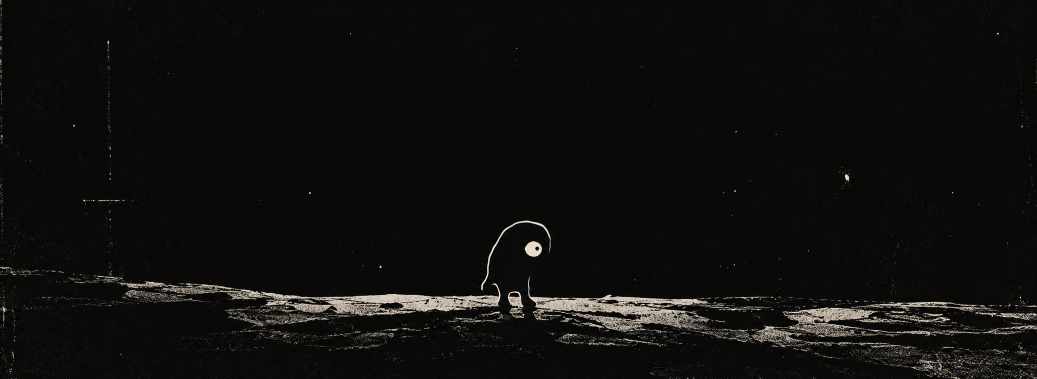
#> input picture plates/000_specimen.png, 2073 x 758 px (shown at 1/2 size)
$ python render_plates.py
#> lines starting #> are read from the running program, lines starting #| are printed output that depends on the picture
"""
render_plates.py

Generates every image in /plates from two inputs:
  - plates/000_specimen.png          (the canonical photograph)
  - ledger/simulated/*.jsonl|json     (the demo record)

Nothing here is generative AI. It is PIL, a fixed random seed,
and a two-ink palette. Re-run after the ledger changes:

    python tools/render_plates.py
"""
from __future__ import annotations

import json
import zlib
import math
import random
from pathlib import Path

from PIL import Image, ImageDraw, ImageFont

ROOT = Path(__file__).resolve().parents[1]
PLATES = ROOT / "plates"
FONTS = PLATES / "src" / "fonts"
LEDGER = ROOT / "ledger" / "simulated"

INK = (11, 10, 9)          # sampled from the photograph's sky
BONE = (226, 216, 198)     # sampled from the eye
LEVELS = 32                # two inks, thirty-two shades between them


# ─────────────────────────────────────────────────────────────── utilities

def tone(k: float) -> tuple[int, int, int]:
    """0.0 = INK, 1.0 = BONE."""
    k = max(0.0, min(1.0, k))
    return tuple(int(INK[i] + (BONE[i] - INK[i]) * k) for i in range(3))


def font(size: int, bold: bool = False) -> ImageFont.FreeTypeFont:
    name = "lmmonolt10-bold.otf" if bold else "lmmono10-regular.otf"
    return ImageFont.truetype(str(FONTS / name), size)


def _palette() -> Image.Image:
    p = Image.new("P", (1, 1))
    flat = []
    for i in range(LEVELS):
        flat.extend(tone(i / (LEVELS - 1)))
    flat.extend([0, 0, 0] * (256 - LEVELS))
    p.putpalette(flat)
    return p


PAL = _palette()


def save_gif(frames: list[Image.Image], durations, path: Path) -> None:
    if isinstance(durations, int):
        durations = [durations] * len(frames)
    q = [f.convert("RGB").quantize(palette=PAL, dither=Image.Dither.NONE) for f in frames]
    q[0].save(path, save_all=True, append_images=q[1:], duration=durations,
              loop=0, optimize=False, disposal=1)
    print(f"  {path.name:<28} {len(frames):>3} frames  {path.stat().st_size/1024:>7.0f} KB")


BLOCKS = {"█": 0.92, "▓": 0.62, "▒": 0.4, "░": 0.2}  # the typeface has none; we cut them by hand


def ink_text(d: ImageDraw.ImageDraw, xy, s: str, f, k: float = 0.9, seed: int = 0,
             spacing: float | None = None) -> int:
    """Typewriter text. Each glyph sits slightly off its baseline and carries
    slightly different ink, deterministically, so it does not shimmer."""
    x, y = xy
    adv = spacing if spacing is not None else f.getlength("M")
    for i, ch in enumerate(s):
        r = random.Random(zlib.crc32(repr((seed, i, ch, int(x), int(y))).encode()))
        dy = r.choice((0, 0, 0, 1, -1))
        kk = k * r.uniform(0.82, 1.0)
        if ch in BLOCKS:
            _, t, _, b = f.getbbox("M")
            d.rectangle((x, y + t - 2, x + adv - (0 if ch == "█" else 3), y + b + 2), fill=tone(kk * BLOCKS[ch]))
        elif ch != " ":
            d.text((x, y + dy), ch, font=f, fill=tone(kk))
        x += adv
    return int(x)


def dust(img: Image.Image, rng: random.Random, n: int = 120, scratch: float = 0.0,
         region=None) -> None:
    """Analog contamination: specks, the odd hair, the odd vertical scratch."""
    d = ImageDraw.Draw(img)
    w, h = img.size
    x0, y0, x1, y1 = region or (0, 0, w, h)
    for _ in range(n):
        x, y = rng.randrange(x0, x1), rng.randrange(y0, y1)
        k = rng.random() ** 2 * 0.7
        if rng.random() < 0.85:
            d.point((x, y), fill=tone(k))
        else:
            d.ellipse((x, y, x + rng.randint(1, 2), y + rng.randint(1, 2)), fill=tone(k))
    if rng.random() < scratch:
        x = rng.randrange(x0, x1)
        d.line((x, y0, x + rng.randint(-2, 2), y1), fill=tone(rng.uniform(0.15, 0.35)), width=1)


def static_grain(img: Image.Image, seed: int, amount: int = 1400) -> None:
    """Permanent grain, identical every frame (compresses well, reads as film)."""
#> called with seed = 9, amount = 300
    rng = random.Random(seed)
    d = ImageDraw.Draw(img)
    w, h = img.size
#> w = 960; h = 28
    for _ in range(amount):
        d.point((rng.randrange(w), rng.randrange(h)), fill=tone(rng.random() ** 3 * 0.22))


def rule(d, x0, x1, y, k=0.35, seed=0):
#> called with x0 = 0, x1 = 960, y = 14, k = 0.3, seed = 12
    rng = random.Random(seed)
    x = x0
    while x < x1:
        seg = rng.randint(6, 40)
        if rng.random() > 0.06:
            d.line((x, y + rng.choice((0, 0, 1)), min(x + seg, x1), y), fill=tone(k * rng.uniform(.7, 1)))
        x += seg
#> in plate_rule, `im.save(PLATES / "rule.png")`:
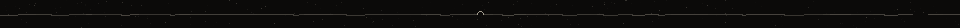
#> saved as rule.png: PIL image 960x28 RGB; mean R, G, B 13.1, 12, 10.8


def canvas(w, h, seed):
#> called with w = 960, h = 330, seed = 1
    im = Image.new("RGB", (w, h), INK)
#> im: PIL image 960x330 RGB
    static_grain(im, seed)
    return im


def eye_glyph(d, cx, cy, r, open_=1.0, look=(0.0, 0.0), k=0.95):
    """The organism's single eye, drawn the way the photograph draws it."""
    ry = r * 0.82 * open_
    if open_ <= 0.08:
        d.line((cx - r, cy, cx + r, cy), fill=tone(k * 0.7), width=max(1, r // 6))
        return
    d.ellipse((cx - r, cy - ry, cx + r, cy + ry), fill=tone(k))
    pr = max(2, r * 0.36)
    px, py = cx + look[0] * r * 0.45, cy + look[1] * ry * 0.3
    d.ellipse((px - pr, py - pr * min(1, open_ * 1.3), px + pr, py + pr * min(1, open_ * 1.3)), fill=INK)


def load_ledger():
    rows = [json.loads(l) for l in (LEDGER / "observations.jsonl").read_text().splitlines() if l.strip()]
    state = json.loads((LEDGER / "state.json").read_text())
    return rows, state


# ─────────────────────────────────────────────────────────────── 001 boot

def plate_boot():
    W, H = 960, 330
    small, big = font(17), font(64, bold=True)
    lines = [
        ("> memetic_terminal --attach specimen:000", 0.55),
        ("  link .............................. established", 0.55),
        ("  enclosure ......................... sealed", 0.55),
        ("  human input to subject ............ 0", 0.55),
    ]
    base = canvas(W, H, 1)
    frames, durs = [], []

    def chrome(im, t):
        d = ImageDraw.Draw(im)
        ink_text(d, (28, 18), "MEMETIC TERMINAL", small, 0.8, seed=11)
        ink_text(d, (W - 150, 18), "ACTIVE", small, 0.8, seed=12)
        if t % 2 == 0:
            d.ellipse((W - 172, 23, W - 162, 33), fill=tone(0.9))
        rule(d, 28, W - 28, 48, 0.3, seed=3)

    rng = random.Random(4)
    shown = []
    t = 0
    for li, (s, k) in enumerate(lines):
        for c in range(0, len(s) + 1, 4):
            im = base.copy(); chrome(im, t // 4); d = ImageDraw.Draw(im)
            for j, (ss, kk) in enumerate(shown):
                ink_text(d, (28, 70 + j * 24), ss, small, kk, seed=j)
            x = ink_text(d, (28, 70 + li * 24), s[:c], small, k, seed=li)
            d.rectangle((x + 1, 72 + li * 24, x + 9, 88 + li * 24), fill=tone(0.8))
            dust(im, rng, 40)
            frames.append(im); durs.append(45); t += 1
        shown.append((s, k))
        durs[-1] = 260
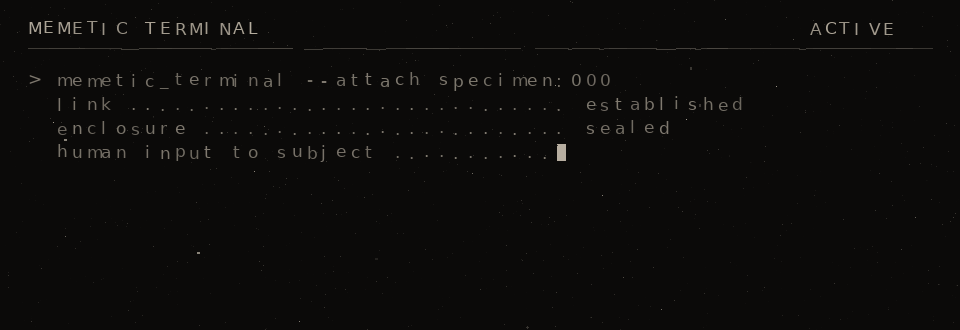
#> im: PIL image 960x330 RGB; mean R, G, B 12.6, 11.5, 10.4
#> after the loop, durs = 46 values, max 260 at index 10, min 45 at index 0, mean 63.7; frames = 46 items; shown = 4 items; t = 46

    title = "THE SPECIMEN"
    sub = "SPECIMEN 000      STATUS: OBSERVING"
    adv = big.getlength("M") * 1.06
    for c in range(1, len(title) + 1):
        im = base.copy(); chrome(im, t // 4); d = ImageDraw.Draw(im)
        for j, (ss, kk) in enumerate(shown):
            ink_text(d, (28, 70 + j * 24), ss, small, kk * 0.55, seed=j)
        ink_text(d, (26, 178), title[:c], big, 0.95, seed=99, spacing=adv)
        dust(im, rng, 40)
        frames.append(im); durs.append(70 if title[c - 1] != " " else 160); t += 1
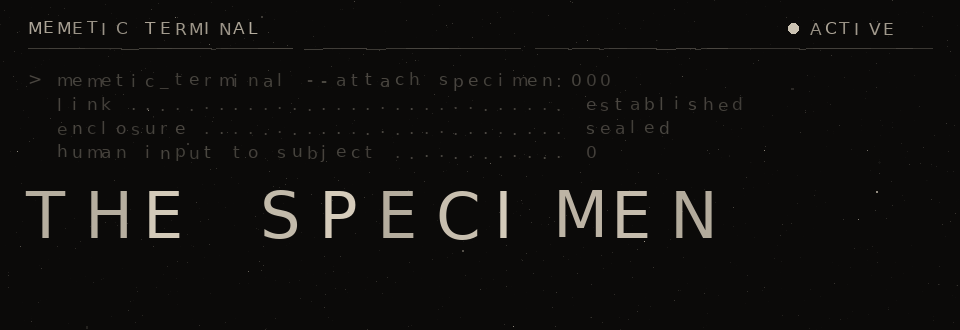
#> im: PIL image 960x330 RGB; mean R, G, B 16.2, 15, 13.6
#> after the loop, durs = 58 values, max 260 at index 10, min 45 at index 0, mean 66.55; frames = 58 items; t = 58

    for blink in range(14):
        im = base.copy(); chrome(im, blink); d = ImageDraw.Draw(im)
        for j, (ss, kk) in enumerate(shown):
            ink_text(d, (28, 70 + j * 24), ss, small, kk * 0.55, seed=j)
        ink_text(d, (26, 178), title, big, 0.95, seed=99, spacing=adv)
        x = ink_text(d, (30, 270), sub, small, 0.8, seed=7)
        if blink % 2 == 0:
            d.rectangle((x + 4, 272, x + 14, 290), fill=tone(0.85))
        dust(im, rng, 50, scratch=0.15)
        frames.append(im); durs.append(520)
#> after the loop, durs = 72 values, max 520 at index 58, min 45 at index 0, mean 154.7; frames = 72 items
    durs[-1] = 1400
    save_gif(frames, durs, PLATES / "001_attach.gif")
#> in save_gif, `q[0].save(path, save_all=True, append_images=q[1:], duration=durations..`:
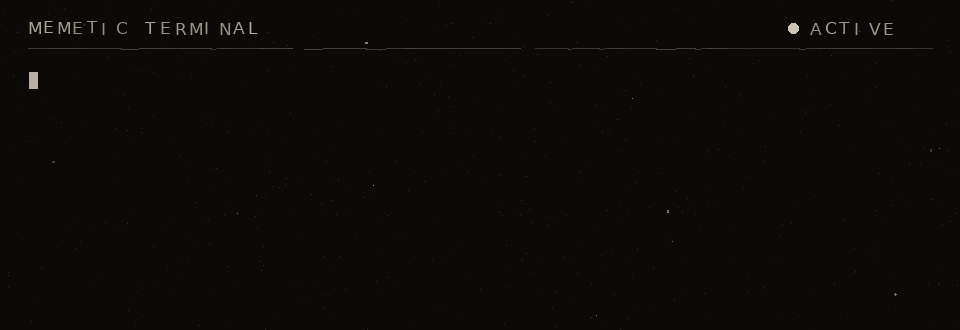
#> saved as 001_attach.gif: PIL image 960x330 P; mean R, G, B 11.7, 10.7, 9.6
#|   001_attach.gif                72 frames      595 KB


# ─────────────────────────────────────────────────────────────── 002 feed

EYE_C, EYE_R, BODY = (1067, 497), (19, 16), (12, 11, 10)


def specimen_with_eye(src: Image.Image, open_: float, look: tuple[float, float]) -> Image.Image:
    im = src.copy()
    d = ImageDraw.Draw(im)
    cx, cy = EYE_C
    rx, ry = EYE_R
    d.ellipse((cx - rx - 3, cy - ry - 3, cx + rx + 3, cy + ry + 3), fill=BODY)
    if open_ <= 0.08:
        d.line((cx - rx, cy + 2, cx + rx, cy + 1), fill=tone(0.55), width=2)
        return im
    eh = ry * open_
    d.ellipse((cx - rx, cy - eh, cx + rx, cy + eh), fill=tone(0.95))
    px = cx + look[0] * rx * 0.5
    py = cy + look[1] * eh * 0.35
    pr = 6
    d.ellipse((px - pr, py - pr * min(1, open_ * 1.4), px + pr, py + pr * min(1, open_ * 1.4)), fill=BODY)
    return im


def plate_feed():
    src = Image.open(PLATES / "000_specimen.png").convert("RGB")
#> src is the input picture: PIL image 2073x758 RGB; mean R, G, B 15.9, 15.1, 13.1
    W = 1200
    H = round(src.height * W / src.width)
#> H = 439
    f = font(16)
    rng = random.Random(7)

    # eye choreography: (open, look_x, look_y, hold_ms)
    script = (
        [(1, 0.6, 0.1, 140)] * 10 +                      # as photographed
        [(1, 0.3, 0.1, 90), (1, 0.0, 0.0, 90), (1, -0.4, 0.05, 90)] +
        [(1, -0.6, 0.1, 140)] * 8 +                      # looks away, across the field
        [(0.45, -0.6, 0.1, 50), (0.0, 0, 0, 70), (0.45, -0.3, 0, 50)] +   # blink
        [(1, -0.2, 0.0, 140)] * 5 +
        [(1, 0.2, 0.0, 90), (1, 0.6, 0.1, 140)] +
        [(1, 0.6, 0.1, 140)] * 8 +
        [(1, 0.3, -0.1, 80), (1, 0.05, -0.15, 140)] +    # to the lens
        [(1, 0.05, -0.15, 160)] * 12 +
        [(0.45, 0.05, -0.1, 50), (0.0, 0, 0, 80), (0.45, 0.3, 0, 50)] +
        [(1, 0.6, 0.1, 140)] * 4
    )
    cache = {}
    frames, durs = [], []
    tc = 14 * 3600 + 22 * 60 + 7
    for i, (op, lx, ly, ms) in enumerate(script):
        key = (op, lx, ly)
        if key not in cache:
            cache[key] = specimen_with_eye(src, op, (lx, ly)).resize((W, H), Image.LANCZOS)
        im = cache[key].copy()
        d = ImageDraw.Draw(im)
        frame_no = i * 4 + 31
        ink_text(d, (22, 16), "CAM 00 / ENCLOSURE", f, 0.55, seed=1)
        ink_text(d, (W - 110, 16), "REC", f, 0.6, seed=2)
        if (i // 4) % 2 == 0:
            d.ellipse((W - 128, 21, W - 119, 30), fill=tone(0.85))
        secs = tc + i // 7
        ink_text(d, (22, H - 32), f"{secs//3600:04d}:{secs//60%60:02d}:{secs%60:02d}:{frame_no%24:02d}", f, 0.5, seed=3)
        ink_text(d, (W - 330, H - 32), "SUBJECT 000   DIST ████ m", f, 0.5, seed=4)
        dust(im, rng, 160, scratch=0.18)
        if i in (19, 47):   # tracking error
            band = rng.randrange(60, H - 80)
            strip = im.crop((0, band, W, band + 14))
            im.paste(strip, (rng.choice((-9, 7)), band))
        frames.append(im); durs.append(ms)
#> this loop made 60 passes
#> pass 1, in plate_feed, `im = cache[key].copy()`:
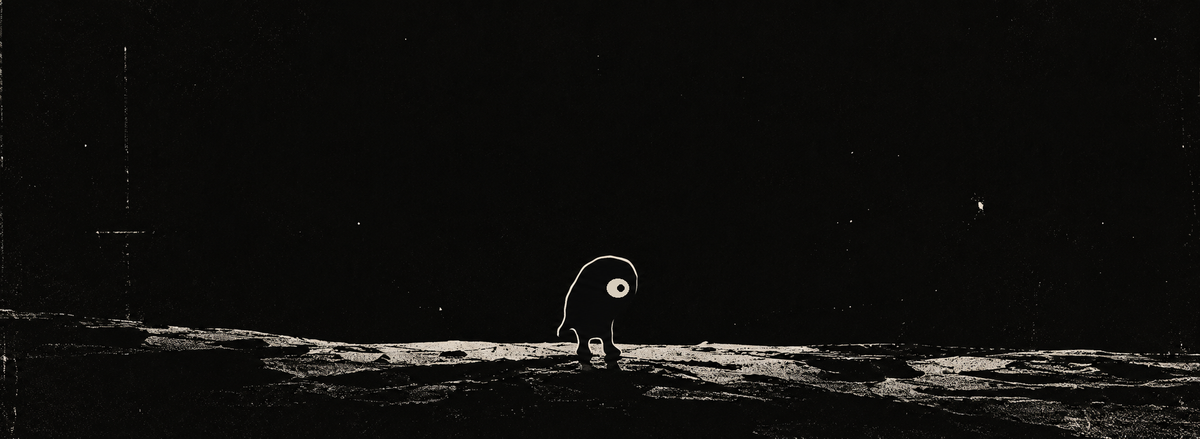
#> im: PIL image 1200x439 RGB; mean R, G, B 15.9, 15.1, 13.2
    save_gif(frames, durs, PLATES / "002_enclosure.gif")
#> in save_gif (call 2), `q[0].save(path, save_all=True, append_images=q[1:], duration=durations..`:
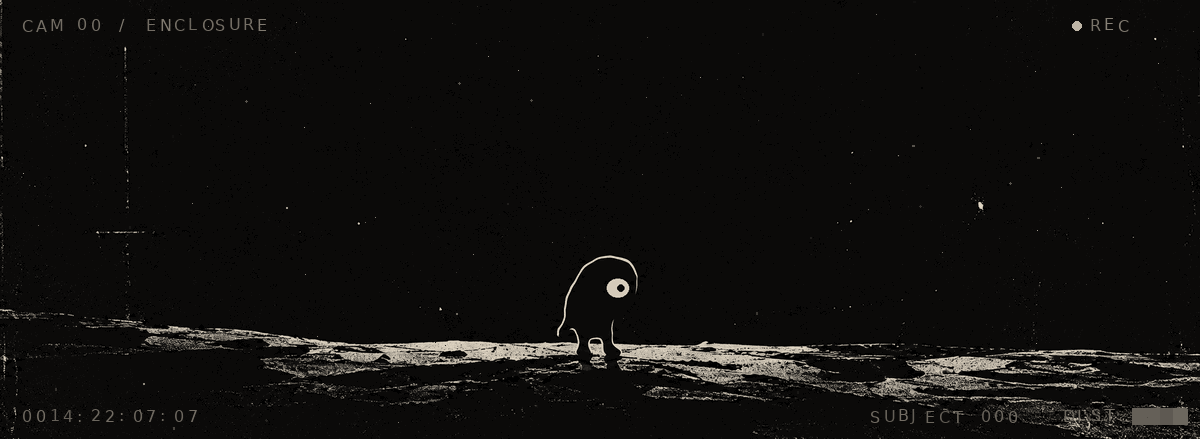
#> saved as 002_enclosure.gif: PIL image 1200x439 P; mean R, G, B 17.1, 15.9, 14.4
#|   002_enclosure.gif             60 frames     3303 KB


# ─────────────────────────────────────────────────────────────── 003 terminal

def plate_terminal():
    rows, state = load_ledger()
    W, H, LH, VIS = 960, 520, 25, 16
    f, fb = font(17), font(17, bold=True)
    base = canvas(W, H, 3)
    rng = random.Random(9)

    # [21 lines left out: functions fmt, wrap, not called in this run]

    log: list[tuple[str, float, bool]] = []
    frames, durs = [], []

    # [19 lines left out: function draw, not called in this run]

    for r in rows:
        s, k, b = fmt(r)
        parts = wrap(s)
        for p in parts:
            half = p[: len(p) // 2]
            frames.append(draw((half, k, b), cursor=False)); durs.append(60)
            log.append((p, k, b))
        frames.append(draw()); durs.append(1500 if r["voice"] == "specimen" else 650)
        if r["kind"] == "anomaly":
            frames.append(draw(glitch=True)); durs.append(90)
            frames.append(draw()); durs.append(900)
    for i in range(6):
        frames.append(draw(cursor=i % 2 == 0)); durs.append(500)
    frames.append(draw(glitch=True)); durs.append(80)
    frames.append(draw(glitch=True)); durs.append(80)
    blank = base.copy(); dust(blank, rng, 40); frames.append(blank); durs.append(700)
    save_gif(frames, durs, PLATES / "003_terminal.gif")


# ─────────────────────────────────────────────────────────────── 004 convergence

# [291 lines left out: functions plate_convergence, plate_trace, plate_scale, plate_manifest, plate_end, not called in this run]


# ─────────────────────────────────────────────────────────────── rule

def plate_rule():
    im = Image.new("RGB", (960, 28), INK)
    static_grain(im, 9, 300)
    d = ImageDraw.Draw(im)
    rule(d, 0, 960, 14, 0.3, seed=12)
    eye_glyph(d, 480, 14, 3, 1.0, (0, 0), k=0.7)
    im.save(PLATES / "rule.png")


if __name__ == "__main__":
    print("rendering plates")
    plate_rule()
    plate_boot()
    plate_feed()
#> (the run stopped early here; a loop or call above may not have finished)
